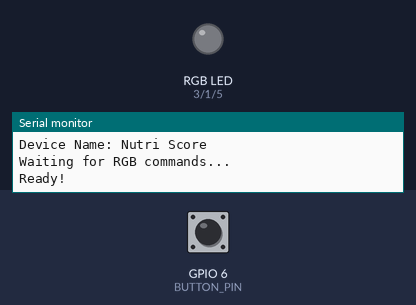
The sketch below on a simulated ESP32. Shown: an RGB LED mixed from three pins (HIGH = lit), the last lines printed to the serial monitor. The inputs (shaded band) are chosen by the test bench; at power-on: GPIO 6 (BUTTON_PIN) HIGH. Nothing arrives over Bluetooth unless stated; a phone connects over Bluetooth LE 3 s after start.

Above: at 2.1 s.
2.2 s: GPIO 6 (BUTTON_PIN) pulled LOW for 0.15 s
At 2.7 s:
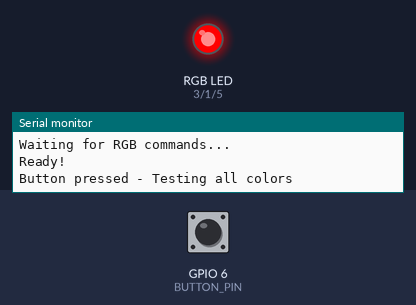
5.7 s: GPIO 6 (BUTTON_PIN) pulled LOW for 1 s
At 7.6 s:
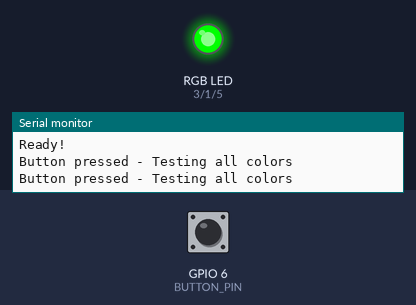
9.7 s: GPIO 6 (BUTTON_PIN) pulled LOW for 3.2 s
At 12.4 s:
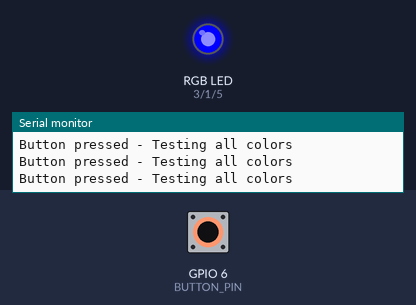
Timing chart, 0 to 14.3 s (numbered marks = the images above; inputs shaded):
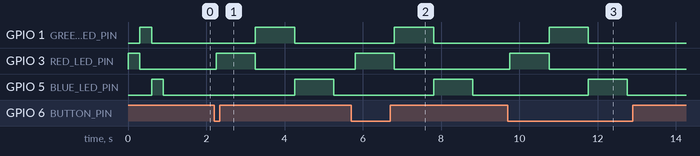

The sketch:

nutriscoreBLE.ino
```cpp
#include <BLEDevice.h>
#include <BLEUtils.h>
#include <BLEServer.h>

#define GREEN_LED_PIN D0  // Define the pin connected to the green LED
#define RED_LED_PIN D2    // Define the pin connected to the red LED
#define BLUE_LED_PIN D4   // Define the pin connected to the blue LED
#define BUTTON_PIN D5     // Define the pin connected to the push button

#define SERVICE_UUID        "4fafc201-1fb5-459e-8fcc-c5c9c331914b"
#define CHARACTERISTIC_UUID "beb5483e-36e1-4688-b7f5-ea07361b26a8"

BLEServer *pServer = NULL;
BLEAdvertising *pAdvertising = NULL;

class MyCallbacks : public BLECharacteristicCallbacks {
  void onWrite(BLECharacteristic *pCharacteristic) {
    String value = pCharacteristic->getValue();

    if (value.length() > 0) {
      Serial.println("*********");
      Serial.print("Received RGB command: ");
      Serial.println(value);
      Serial.println("*********");

      // Parse the received RGB value (e.g., "255,0,0" for red, "0,255,0" for green)
      int r, g, b;
      if (sscanf(value.c_str(), "%d,%d,%d", &r, &g, &b) == 3) {
        // Constrain values to valid range 0-255
        r = constrain(r, 0, 255);
        g = constrain(g, 0, 255);
        b = constrain(b, 0, 255);

        // Set the LED colors
        analogWrite(RED_LED_PIN, r);   // Set red LED brightness
        analogWrite(GREEN_LED_PIN, g); // Set green LED brightness
        analogWrite(BLUE_LED_PIN, b);  // Set blue LED brightness

        // Log what color we set
        if (r > 0 && g == 0 && b == 0) {
          Serial.println("Setting LED to RED");
        } else if (r == 0 && g > 0 && b == 0) {
          Serial.println("Setting LED to GREEN");
        } else if (r > 0 && g > 0 && b == 0) {
          Serial.println("Setting LED to YELLOW");
        } else if (r == 0 && g == 0 && b > 0) {
          Serial.println("Setting LED to BLUE");
        } else if (r == 0 && g == 0 && b == 0) {
          Serial.println("Turning LED OFF");
        }
      } else {
        Serial.println("Invalid RGB format. Expected 'R,G,B'.");
        Serial.print("Received: ");
        Serial.println(value);
      }
    }
  }
};

void setup() {
  Serial.begin(115200);
  Serial.println("Starting BLE RGB LED Controller...");

  // Initialize the LED pins
  pinMode(GREEN_LED_PIN, OUTPUT);
  pinMode(RED_LED_PIN, OUTPUT);
  pinMode(BLUE_LED_PIN, OUTPUT);
  pinMode(BUTTON_PIN, INPUT_PULLUP);  // Initialize the button pin

  // Set initial state to off
  analogWrite(GREEN_LED_PIN, 0);
  analogWrite(RED_LED_PIN, 0);
  analogWrite(BLUE_LED_PIN, 0);

  // Initialize BLE
  BLEDevice::init("Nutriscore");
  pServer = BLEDevice::createServer();

  BLEService *pService = pServer->createService(SERVICE_UUID);

  BLECharacteristic *pCharacteristic = pService->createCharacteristic(
                                         CHARACTERISTIC_UUID,
                                         BLECharacteristic::PROPERTY_READ |
                                         BLECharacteristic::PROPERTY_WRITE
                                       );

  pCharacteristic->setCallbacks(new MyCallbacks());

  // Set an initial value
  pCharacteristic->setValue("RGB LED Controller Ready");
  pService->start();

  // Start advertising
  pAdvertising = pServer->getAdvertising();
  pAdvertising->addServiceUUID(SERVICE_UUID);
  pAdvertising->start();

  Serial.println("BLE Advertising started");
  Serial.println("Device Name: Nutri Score");
  Serial.println("Waiting for RGB commands...");

  // Blink all LEDs to show device is ready
  analogWrite(RED_LED_PIN, 255);
  delay(300);
  analogWrite(RED_LED_PIN, 0);
  analogWrite(GREEN_LED_PIN, 255);
  delay(300);
  analogWrite(GREEN_LED_PIN, 0);
  analogWrite(BLUE_LED_PIN, 255);
  delay(300);
  analogWrite(BLUE_LED_PIN, 0);
  Serial.println("Ready!");
}

void loop() {
  // Check if device is connected, if not, restart advertising
  if (pServer->getConnectedCount() == 0) {
    static unsigned long lastAdvertisingTime = 0;
    if (millis() - lastAdvertisingTime > 5000) { // Check every 5 seconds
      Serial.println("No devices connected, restarting advertising...");
      pAdvertising->start();
      lastAdvertisingTime = millis();
    }
  }

  // Optional: Check button press for testing
  if (digitalRead(BUTTON_PIN) == LOW) {
    delay(50); // Debounce
    if (digitalRead(BUTTON_PIN) == LOW) {
      Serial.println("Button pressed - Testing all colors");
      // Test sequence
      analogWrite(RED_LED_PIN, 255);
      analogWrite(GREEN_LED_PIN, 0);
      analogWrite(BLUE_LED_PIN, 0);
      delay(1000);
      analogWrite(RED_LED_PIN, 0);
      analogWrite(GREEN_LED_PIN, 255);
      analogWrite(BLUE_LED_PIN, 0);
      delay(1000);
      analogWrite(RED_LED_PIN, 0);
      analogWrite(GREEN_LED_PIN, 0);
      analogWrite(BLUE_LED_PIN, 255);
      delay(1000);
      analogWrite(RED_LED_PIN, 0);
      analogWrite(GREEN_LED_PIN, 0);
      analogWrite(BLUE_LED_PIN, 0);
      while (digitalRead(BUTTON_PIN) == LOW); // Wait for button release
    }
  }

  delay(100); // Small delay to prevent watchdog issues
}
```

Measured:
- after the input at 2.2 s, GPIO 1 (GREEN_LED_PIN): LOW → HIGH after 1.1 s, → LOW 1.0 s later; GPIO 3 (RED_LED_PIN): LOW → HIGH after 0.06 s, → LOW 1.0 s later; GPIO 5 (BLUE_LED_PIN): LOW → HIGH after 2.1 s, → LOW 1.0 s later
- after the input at 5.7 s, GPIO 1 (GREEN_LED_PIN): LOW → HIGH after 1.1 s, → LOW 1.0 s later; GPIO 3 (RED_LED_PIN): LOW → HIGH after 0.11 s, → LOW 1.0 s later; GPIO 5 (BLUE_LED_PIN): LOW → HIGH after 2.1 s, → LOW 1.0 s later
- after the input at 9.7 s, GPIO 1 (GREEN_LED_PIN): LOW → HIGH after 1.1 s, → LOW 1.0 s later; GPIO 3 (RED_LED_PIN): LOW → HIGH after 0.06 s, → LOW 1.0 s later; GPIO 5 (BLUE_LED_PIN): LOW → HIGH after 2.1 s, → LOW 1.0 s later
